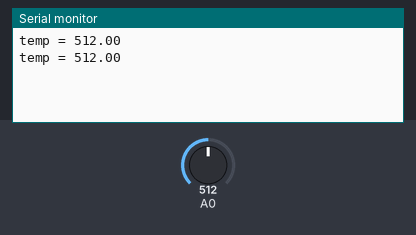
This sketch was run on a simulated Arduino Uno, built with avr-gcc and run on an emulated ATmega328P. Parts: the last lines printed to the serial monitor. The test bench sets the inputs (shaded band); at power-on: A0 = 512.

Above: at 1.8 s.
1.9 s: A0 set to 716
At 2.4 s:
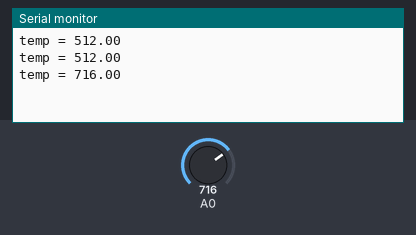
3.4 s: A0 set to 900
At 4.8 s:
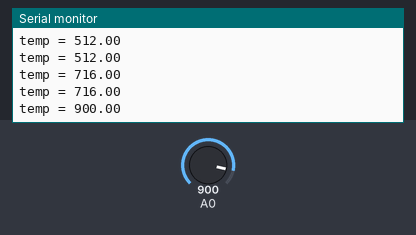
Timing chart, 0 to 6.4 s (numbered marks = the images above; inputs shaded):
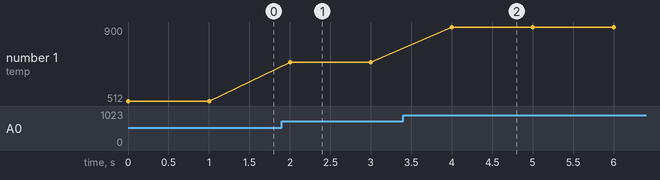

The sketch:

soil.ino
```cpp
void setup() {
  Serial.begin(9600); //통신 속도 설정

}

void loop() {

  int err;
  float temp;

  temp = analogRead(0);
  if(temp != NULL) {
    Serial.print("temp = ");
    Serial.print(temp);
    Serial.println();
  }
  delay(1000);
}
```

Measured:
- after the input at 1.9 s, the serial monitor: prints a new line after 0.10 s (image 1)
- after the input at 3.4 s, the serial monitor: prints a new line after 0.60 s (image 2)
- plotted number 1: 512 → 716 after the input at 1.9 s, 716 → 900 after the input at 3.4 s
